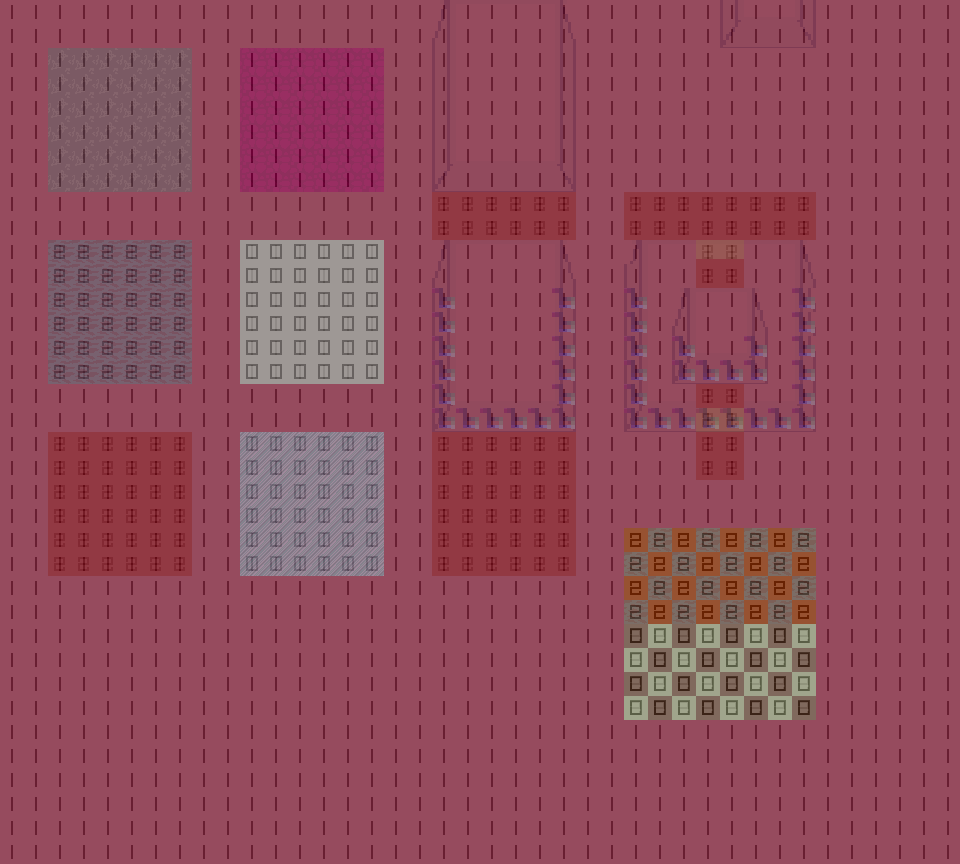

Below is a game level as drawn by its tile map, then a one-line description and the .tmx that defines it (tile-layer data replaced by summaries):
An orthogonal 40x36 tile map with 24x24 px tiles, 6 tile layers (BG0, BG1, BG2, JumpFlag, ...), 2 hidden layers not drawn, 3 tilesets.

<map version="1.0" orientation="orthogonal" renderorder="right-down" width="40" height="36" tilewidth="24" tileheight="24" nextobjectid="1">
 <tileset firstgid="1" name="height" tilewidth="24" tileheight="24" tilecount="9">
  <image source="../../../images/height.png" width="72" height="72" />
 </tileset>
 <tileset firstgid="10" name="processing" tilewidth="24" tileheight="24" tilecount="4">
  <image source="../../../images/processing.png" width="48" height="48" />
 </tileset>
 <tileset firstgid="14" name="BaseTiles" tilewidth="24" tileheight="24" tilecount="64">
  <image source="../../../images/BaseTiles.png" width="192" height="192" />
 </tileset>
 <layer name="BG0" width="40" height="36">
  <data>[1440 cells, 1440 non-empty, 7 distinct tile ids]</data>
 </layer>
 <layer name="BG1" width="40" height="36">
  <data>[1440 cells, 103 non-empty, 24 distinct tile ids]</data>
 </layer>
 <layer name="BG2" width="40" height="36">
  <data>[1440 cells, 16 non-empty, 6 distinct tile ids]</data>
 </layer>
 <layer name="Height" width="40" height="36" visible="0" opacity="0.37">
  <data>[1440 cells, 1440 non-empty, 5 distinct tile ids]</data>
 </layer>
 <layer name="JumpFlag" width="40" height="36">
  <data>[1440 cells, 40 non-empty, 1 distinct tile ids]</data>
 </layer>
 <layer name="Growth" width="40" height="36" visible="0" opacity="0.46">
  <data>[1440 cells, 1440 non-empty, 3 distinct tile ids]</data>
 </layer>
 <layer name="Temperature" width="40" height="36" opacity="0.49">
  <data>[1440 cells, 1440 non-empty, 3 distinct tile ids]</data>
 </layer>
 <layer name="Humidity" width="40" height="36" opacity="0.49">
  <data>[1440 cells, 1440 non-empty, 3 distinct tile ids]</data>
 </layer>
 <objectgroup name="Objects" visible="0" />
</map>
